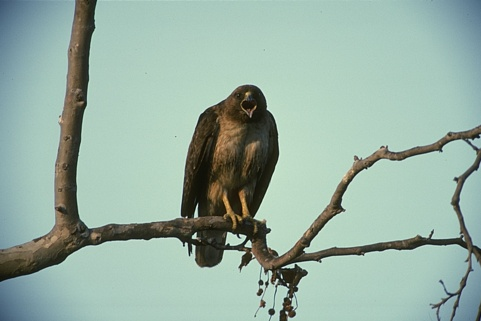
#> input picture Experiments/Image Segmentation exp - v2/42049.jpg, 481 x 321 px, found by its file name
$ jupyter execute __kmeans-workingWithVq.ipynb
#> lines starting #> are read from the running program, lines starting #| are printed output that depends on the picture
[cell 1]
import numpy as np
import pandas as pd
import cv2 as cv
from matplotlib import pyplot as plt
from sklearn.cluster import KMeans

[cell 2]
img=cv.imread('42049.jpg')
#> img is the input picture: shape (321, 481, 3); mean B, G, R 163.1, 175.2, 150.9
img=cv.cvtColor(img,cv.COLOR_BGR2RGB)

plt.imshow(img)
plt.xticks([])
plt.yticks([])
plt.grid(False)
plt.show()
pic=cv.cvtColor(img,cv.COLOR_RGB2LUV)
#> pic: shape (321, 481, 3); mean of channels 0, 1, 2 174.8, 87.6, 142.4
plt.imshow(pic)

[cell 3]
#resize the image
img = cv.resize(pic, dsize=(200, 200))
#> img: shape (200, 200, 3); mean of channels 0, 1, 2 174.7, 87.5, 142.3

#
# rearange the image array with the block size of four
#

i=0
j=0
luv=[]

for h in range(100):
    j=0
    for k in range(100):
        luv.append([
            [img[i,j,0]],[img[i+1,j,0]],[img[i,j+1,0]],[img[i+1,j+1,0]],
            [img[i,j,1]],[img[i+1,j,1]],[img[i,j+1,1]],[img[i+1,j+1,1]],
            [img[i,j,2]],[img[i+1,j,2]],[img[i,j+1,2]],[img[i+1,j+1,2]]

        ])

        j=j+2
    i=i+2
#> after the loop, i = 200; luv = 10000 items

luva=np.reshape(np.array(luv),(100,100,12))
print('luva.shape',luva.shape)
#| luva.shape (100, 100, 12)

# re-asign the new array format to the image
pic=luva
print('pic.shape',pic.shape)
#| pic.shape (100, 100, 12)

pic_n = pic.reshape(pic.shape[0]*pic.shape[1], 12)
print('pic_n.shape',pic_n.shape)
#| pic_n.shape (10000, 12)

[cell 4]
import time as t
clusterssize=[2,3,4,5,6,7,8,9,10]
timearray=[]
error=[]
segementedImg=[]

[cell 5]
for i in clusterssize:

    start=t.time()
    kmeans = KMeans(n_clusters=i, random_state=0).fit(pic_n)
    timearray.append(t.time()-start)
    segementedImg.append(kmeans.labels_)
    pic2show = kmeans.cluster_centers_[kmeans.labels_]

    cluster_pic = pic2show.reshape(pic.shape[0],pic.shape[1], 12)

    error.append(np.linalg.norm(pic-cluster_pic))
    print(i)
#> after the loop, error = [5150.9, 4072, 3606.8, 3302, 3096.4, 2914.7, 2767.7, 2644.5, 2568.9]; segementedImg = 9 items; timearray = [0.0229, 0.00826, 0.00805, 0.00742, 0.00857, 0.0168, 0.0098, 0.0154, 0.0128]

[cell 6]
#convert back the clustered image to the original form
#decoding

temp=np.zeros((200,200,3))
i=0
j=0
for h in range(100):
    j=0
    for k in range(100):
        val=cluster_pic[h,k,:]

        temp[i,j,0]=val[0]
        temp[i+1,j,0]=val[1]
        temp[i,j+1,0]=val[2]
        temp[i+1,j+1,0]=val[3]

        temp[i,j,1]=val[4]
        temp[i+1,j,1]=val[5]
        temp[i,j+1,1]=val[6]
        temp[i+1,j+1,1]=val[7]

        temp[i,j,2]=val[8]
        temp[i+1,j,2]=val[9]
        temp[i,j+1,2]=val[10]
        temp[i+1,j+1,2]=val[11]

        j=j+2
    i=i+2
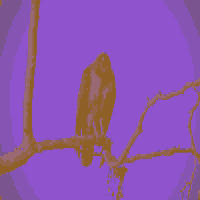
#> temp: shape (200, 200, 3) float64; mean of channels 0, 1, 2 174.7, 87.5, 142.3; drawn as B, G, R
#> after the loop, i = 200


temp=cv.cvtColor((temp).astype('uint8'),cv.COLOR_LUV2RGB)
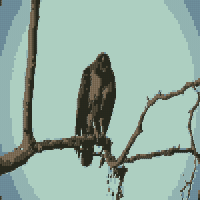
#> temp: shape (200, 200, 3); mean R, G, B 147.9, 174.4, 163
plt.imshow(temp)
plt.xticks([])
plt.yticks([])
plt.imshow(temp)
plt.savefig('kmeans_SegementdIMg.jpg')
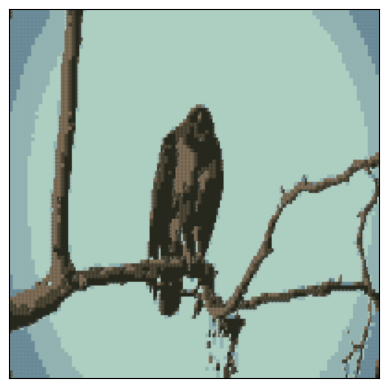
#> figure drawn by matplotlib, 1 panel
plt.show()

[cell 7]
plt.xlabel('Number of Clusters')
plt.ylabel('Error')
plt.plot(clusterssize,error)
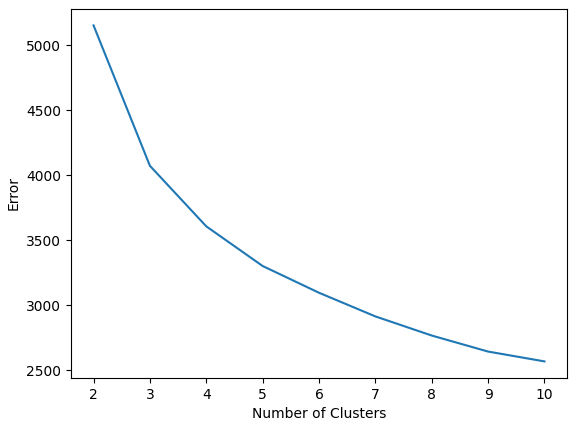
#> figure drawn by matplotlib, 1 panel

[cell 8]
plt.xlabel('Number of Clusters')
plt.ylabel('Time [Sec]')

plt.plot(np.arange(2,11,1),timearray)
np.savetxt("kmeans_timearray.csv", timearray, delimiter=",")
np.savetxt("kmeans_segementedImg.csv", segementedImg, delimiter=",")
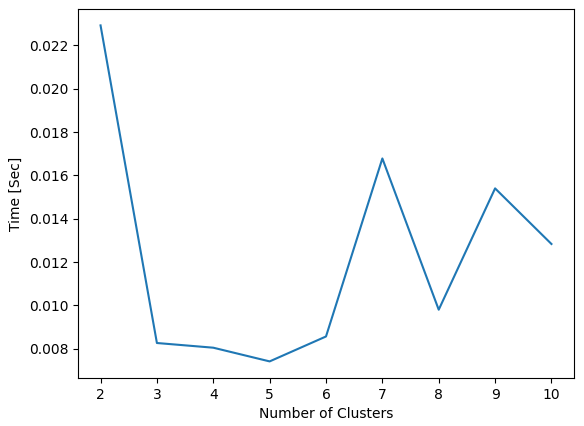
#> figure drawn by matplotlib, 1 panel

$ run again, with Experiments/Image Segmentation exp - v2/238011.jpg copied over Experiments/Image Segmentation exp - v2/42049.jpg
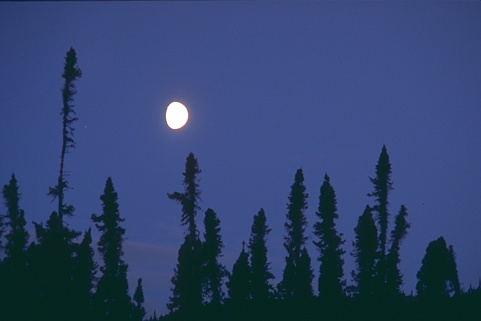
#> input picture Experiments/Image Segmentation exp - v2/238011.jpg, 481 x 321 px, found by its file name
#> img is the input picture: shape (321, 481, 3); mean B, G, R 110, 67.4, 48.4
#> pic: shape (321, 481, 3); mean of channels 0, 1, 2 73, 90.2, 101.5
#> after the loop `for h in range(100):`: i = 200; luv = 10000 items
#| luva.shape (100, 100, 12)
#| pic.shape (100, 100, 12)
#| pic_n.shape (10000, 12)
#> after the loop `for i in clusterssize:`: error = [2821.9, 2153.1, 1774.4, 1589.4, 1429.9, 1346.1, 1284.5, 1228.8, 1192]; segementedImg = 9 items; timearray = [0.0218, 0.00529, 0.00679, 0.00803, 0.00878, 0.00886, 0.00968, 0.0135, 0.0107]
#> after the loop `for h in range(100):`:
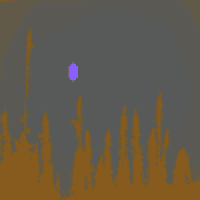
#> temp: shape (200, 200, 3) float64; mean of channels 0, 1, 2 72.9, 90.1, 101.4; drawn as B, G, R
#> after the loop `for h in range(100):`: i = 200
#> `[cell 8] plt.xlabel('Number of Clusters') plt.ylabel('Time [Sec]')  pl..`:
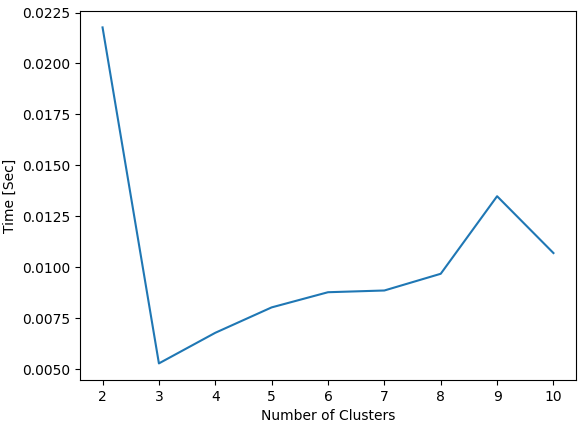
#> figure drawn by matplotlib, 1 panel

$ run again, with Experiments/Image Segmentation exp - v2/35070.jpg copied over Experiments/Image Segmentation exp - v2/42049.jpg
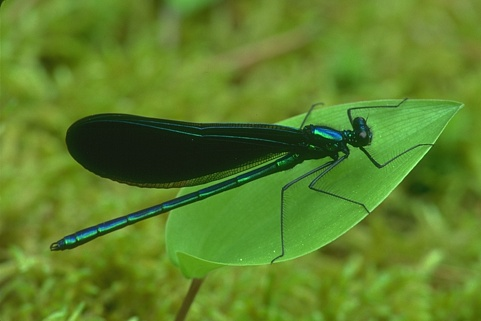
#> input picture Experiments/Image Segmentation exp - v2/35070.jpg, 481 x 321 px, found by its file name
#> img is the input picture: shape (321, 481, 3); mean B, G, R 40.8, 129, 93
#> pic: shape (321, 481, 3); mean of channels 0, 1, 2 125.5, 84.1, 183.5
#> after the loop `for h in range(100):`: i = 200; luv = 10000 items
#| luva.shape (100, 100, 12)
#| pic.shape (100, 100, 12)
#| pic_n.shape (10000, 12)
#> after the loop `for i in clusterssize:`: error = [4487.6, 3469.5, 2953.6, 2687.2, 2526, 2407.8, 2339.9, 2256.2, 2184.8]; segementedImg = 9 items; timearray = [0.0236, 0.00891, 0.00724, 0.0173, 0.0154, 0.0164, 0.0132, 0.0136, 0.0161]
#> after the loop `for h in range(100):`:
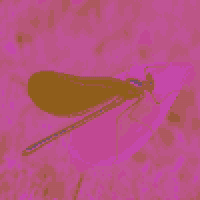
#> temp: shape (200, 200, 3) float64; mean of channels 0, 1, 2 125.4, 84, 183.4; drawn as B, G, R
#> after the loop `for h in range(100):`: i = 200
#> `[cell 8] plt.xlabel('Number of Clusters') plt.ylabel('Time [Sec]')  pl..`:
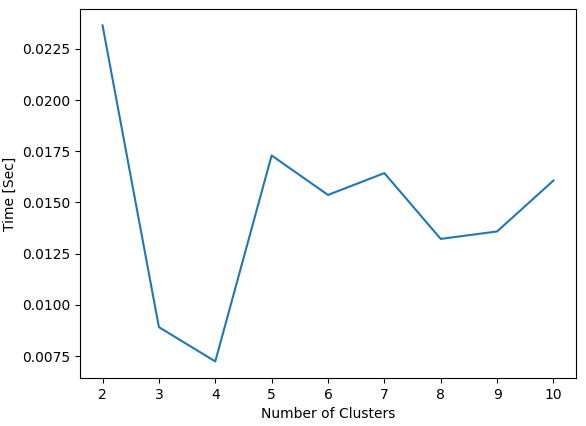
#> figure drawn by matplotlib, 1 panel

$ run again, with Experiments/Image Segmentation exp - v2/41033.jpg copied over Experiments/Image Segmentation exp - v2/42049.jpg
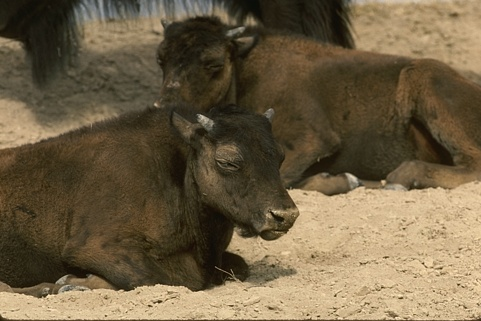
#> input picture Experiments/Image Segmentation exp - v2/41033.jpg, 481 x 321 px, found by its file name
#> img is the input picture: shape (321, 481, 3); mean B, G, R 68.9, 96, 111.4
#> pic: shape (321, 481, 3); mean of channels 0, 1, 2 102.4, 104.4, 155.1
#> after the loop `for h in range(100):`: i = 200; luv = 10000 items
#| luva.shape (100, 100, 12)
#| pic.shape (100, 100, 12)
#| pic_n.shape (10000, 12)
#> after the loop `for i in clusterssize:`: error = [5345.6, 4128.3, 3425.3, 3007, 2798.1, 2644.8, 2475.3, 2379.9, 2296.3]; segementedImg = 9 items; timearray = [0.022, 0.00539, 0.00707, 0.0115, 0.0179, 0.0179, 0.0154, 0.00941, 0.012]
#> after the loop `for h in range(100):`:
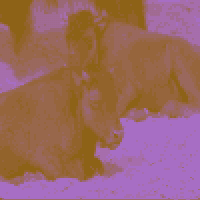
#> temp: shape (200, 200, 3) float64; mean of channels 0, 1, 2 102.3, 104.3, 155.1; drawn as B, G, R
#> after the loop `for h in range(100):`: i = 200
#> `[cell 8] plt.xlabel('Number of Clusters') plt.ylabel('Time [Sec]')  pl..`:
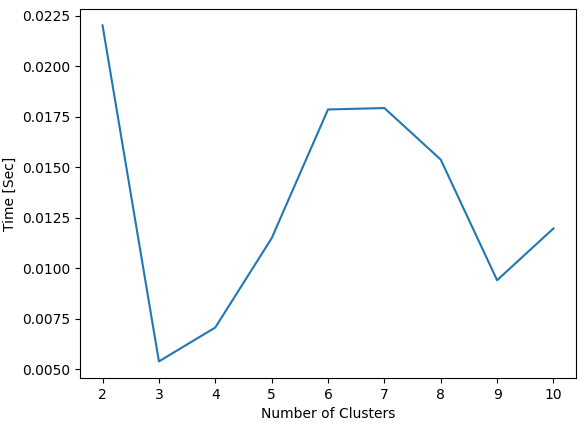
#> figure drawn by matplotlib, 1 panel
